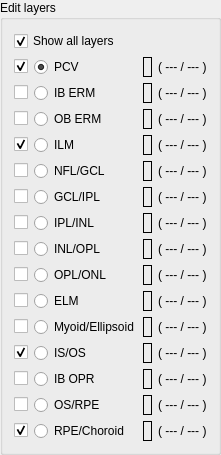
           <widget class="QGroupBox" name="editLayerGBox">
            <property name="enabled">
             <bool>true</bool>
            </property>
            <property name="minimumSize">
             <size>
              <width>221</width>
              <height>311</height>
             </size>
            </property>
            <property name="maximumSize">
             <size>
              <width>221</width>
              <height>1000</height>
             </size>
            </property>
            <property name="title">
             <string>Edit layers</string>
            </property>
            <layout class="QGridLayout" name="gridLayout">
             <item row="0" column="0" colspan="4">
              <widget class="QCheckBox" name="allLayersCBox">
               <property name="text">
                <string>Show all layers</string>
               </property>
               <property name="checked">
                <bool>true</bool>
               </property>
              </widget>
             </item>
             <item row="9" column="3">
              <widget class="QLabel" name="opl_onlAnnotCountLabel">
               <property name="text">
                <string>( --- / --- )</string>
               </property>
              </widget>
             </item>
             <item row="11" column="0">
              <widget class="QCheckBox" name="mezLayerCBox">
               <property name="text">
                <string/>
               </property>
               <property name="checked">
                <bool>false</bool>
               </property>
              </widget>
             </item>
             <item row="7" column="3">
              <widget class="QLabel" name="ipl_inlAnnotCountLabel">
               <property name="text">
                <string>( --- / --- )</string>
               </property>
              </widget>
             </item>
             <item row="15" column="3">
              <widget class="QLabel" name="obrpeAnnotCountLabel">
               <property name="text">
                <string>( --- / --- )</string>
               </property>
              </widget>
             </item>
             <item row="6" column="0">
              <widget class="QCheckBox" name="gcl_iplLayerCBox">
               <property name="focusPolicy">
                <enum>Qt::NoFocus</enum>
               </property>
               <property name="text">
                <string/>
               </property>
               <property name="checked">
                <bool>false</bool>
               </property>
              </widget>
             </item>
             <item row="3" column="2">
              <widget class="QLabel" name="obermColorLabel">
               <property name="frameShape">
                <enum>QFrame::Box</enum>
               </property>
               <property name="text">
                <string/>
               </property>
              </widget>
             </item>
             <item row="11" column="3">
              <widget class="QLabel" name="mezAnnotCountLabel">
               <property name="text">
                <string>( --- / --- )</string>
               </property>
              </widget>
             </item>
             <item row="1" column="0">
              <widget class="QCheckBox" name="pcvLayerCBox">
               <property name="focusPolicy">
                <enum>Qt::NoFocus</enum>
               </property>
               <property name="text">
                <string/>
               </property>
               <property name="checked">
                <bool>true</bool>
               </property>
              </widget>
             </item>
             <item row="4" column="3">
              <widget class="QLabel" name="ilmAnnotCountLabel">
               <property name="text">
                <string>( --- / --- )</string>
               </property>
              </widget>
             </item>
             <item row="2" column="2">
              <widget class="QLabel" name="ibermColorLabel">
               <property name="frameShape">
                <enum>QFrame::Box</enum>
               </property>
               <property name="text">
                <string/>
               </property>
              </widget>
             </item>
             <item row="9" column="1">
              <widget class="QRadioButton" name="opl_onlLayerRButton">
               <property name="focusPolicy">
                <enum>Qt::NoFocus</enum>
               </property>
               <property name="text">
                <string>OPL/ONL</string>
               </property>
               <property name="checked">
                <bool>false</bool>
               </property>
              </widget>
             </item>
             <item row="11" column="1">
              <widget class="QRadioButton" name="mezLayerRButton">
               <property name="text">
                <string>Myoid/Ellipsoid</string>
               </property>
              </widget>
             </item>
             <item row="13" column="3">
              <widget class="QLabel" name="iboprAnnotCountLabel">
               <property name="text">
                <string>( --- / --- )</string>
               </property>
              </widget>
             </item>
             <item row="1" column="1">
              <widget class="QRadioButton" name="pcvLayerRButton">
               <property name="focusPolicy">
                <enum>Qt::NoFocus</enum>
               </property>
               <property name="text">
                <string>PCV</string>
               </property>
               <property name="checked">
                <bool>true</bool>
               </property>
              </widget>
             </item>
             <item row="8" column="3">
              <widget class="QLabel" name="inl_oplAnnotCountLabel">
               <property name="text">
                <string>( --- / --- )</string>
               </property>
              </widget>
             </item>
             <item row="12" column="0">
              <widget class="QCheckBox" name="iosLayerCBox">
               <property name="text">
                <string/>
               </property>
               <property name="checked">
                <bool>true</bool>
               </property>
              </widget>
             </item>
             <item row="1" column="2">
              <widget class="QLabel" name="pcvColorLabel">
               <property name="frameShape">
                <enum>QFrame::Box</enum>
               </property>
               <property name="text">
                <string/>
               </property>
              </widget>
             </item>
             <item row="7" column="1">
              <widget class="QRadioButton" name="ipl_inlLayerRButton">
               <property name="focusPolicy">
                <enum>Qt::NoFocus</enum>
               </property>
               <property name="text">
                <string>IPL/INL</string>
               </property>
               <property name="checked">
                <bool>false</bool>
               </property>
              </widget>
             </item>
             <item row="5" column="1">
              <widget class="QRadioButton" name="rnfl_gclLayerRButton">
               <property name="focusPolicy">
                <enum>Qt::NoFocus</enum>
               </property>
               <property name="text">
                <string>NFL/GCL</string>
               </property>
              </widget>
             </item>
             <item row="14" column="2">
              <widget class="QLabel" name="ibrpeColorLabel">
               <property name="frameShape">
                <enum>QFrame::Box</enum>
               </property>
               <property name="text">
                <string/>
               </property>
              </widget>
             </item>
             <item row="12" column="2">
              <widget class="QLabel" name="iosColorLabel">
               <property name="frameShape">
                <enum>QFrame::Box</enum>
               </property>
               <property name="text">
                <string/>
               </property>
              </widget>
             </item>
             <item row="15" column="1">
              <widget class="QRadioButton" name="obrpeLayerRButton">
               <property name="text">
                <string>RPE/Choroid</string>
               </property>
              </widget>
             </item>
             <item row="14" column="1">
              <widget class="QRadioButton" name="ibrpeLayerRButton">
               <property name="text">
                <string>OS/RPE</string>
               </property>
              </widget>
             </item>
             <item row="4" column="0">
              <widget class="QCheckBox" name="ilmLayerCBox">
               <property name="focusPolicy">
                <enum>Qt::NoFocus</enum>
               </property>
               <property name="text">
                <string/>
               </property>
               <property name="checked">
                <bool>true</bool>
               </property>
              </widget>
             </item>
             <item row="5" column="3">
              <widget class="QLabel" name="rnfl_gclAnnotCountLabel">
               <property name="text">
                <string>( --- / --- )</string>
               </property>
              </widget>
             </item>
             <item row="14" column="3">
              <widget class="QLabel" name="ibrpeAnnotCountLabel">
               <property name="text">
                <string>( --- / --- )</string>
               </property>
              </widget>
             </item>
             <item row="10" column="0">
              <widget class="QCheckBox" name="elmLayerCBox">
               <property name="text">
                <string/>
               </property>
               <property name="checked">
                <bool>false</bool>
               </property>
              </widget>
             </item>
             <item row="12" column="1">
              <widget class="QRadioButton" name="iosLayerRButton">
               <property name="text">
                <string>IS/OS</string>
               </property>
              </widget>
             </item>
             <item row="13" column="1">
              <widget class="QRadioButton" name="iboprLayerRButton">
               <property name="text">
                <string>IB OPR</string>
               </property>
              </widget>
             </item>
             <item row="6" column="3">
              <widget class="QLabel" name="gcl_iplAnnotCountLabel">
               <property name="text">
                <string>( --- / --- )</string>
               </property>
              </widget>
             </item>
             <item row="4" column="2">
              <widget class="QLabel" name="ilmColorLabel">
               <property name="frameShape">
                <enum>QFrame::Box</enum>
               </property>
               <property name="text">
                <string/>
               </property>
              </widget>
             </item>
             <item row="6" column="1">
              <widget class="QRadioButton" name="gcl_iplLayerRButton">
               <property name="focusPolicy">
                <enum>Qt::NoFocus</enum>
               </property>
               <property name="text">
                <string>GCL/IPL</string>
               </property>
              </widget>
             </item>
             <item row="5" column="2">
              <widget class="QLabel" name="rnfl_gclColorLabel">
               <property name="frameShape">
                <enum>QFrame::Box</enum>
               </property>
               <property name="text">
                <string/>
               </property>
              </widget>
             </item>
             <item row="10" column="3">
              <widget class="QLabel" name="elmAnnotCountLabel">
               <property name="text">
                <string>( --- / --- )</string>
               </property>
              </widget>
             </item>
             <item row="7" column="0">
              <widget class="QCheckBox" name="ipl_inlLayerCBox">
               <property name="focusPolicy">
                <enum>Qt::NoFocus</enum>
               </property>
               <property name="text">
                <string/>
               </property>
               <property name="checked">
                <bool>false</bool>
               </property>
              </widget>
             </item>
             <item row="2" column="0">
              <widget class="QCheckBox" name="ibermLayerCBox">
               <property name="focusPolicy">
                <enum>Qt::NoFocus</enum>
               </property>
               <property name="text">
                <string/>
               </property>
               <property name="checked">
                <bool>false</bool>
               </property>
              </widget>
             </item>
             <item row="10" column="2">
              <widget class="QLabel" name="elmColorLabel">
               <property name="frameShape">
                <enum>QFrame::Box</enum>
               </property>
               <property name="text">
                <string/>
               </property>
              </widget>
             </item>
             <item row="13" column="0">
              <widget class="QCheckBox" name="iboprLayerCBox">
               <property name="text">
                <string/>
               </property>
               <property name="checked">
                <bool>false</bool>
               </property>
              </widget>
             </item>
             <item row="3" column="1">
              <widget class="QRadioButton" name="obermLayerRButton">
               <property name="text">
                <string>OB ERM</string>
               </property>
              </widget>
             </item>
             <item row="3" column="0">
              <widget class="QCheckBox" name="obermLayerCBox">
               <property name="text">
                <string/>
               </property>
               <property name="checked">
                <bool>false</bool>
               </property>
              </widget>
             </item>
             <item row="10" column="1">
              <widget class="QRadioButton" name="elmLayerRButton">
               <property name="enabled">
                <bool>true</bool>
               </property>
               <property name="text">
                <string>ELM</string>
               </property>
               <property name="checked">
                <bool>false</bool>
               </property>
              </widget>
             </item>
             <item row="8" column="0">
              <widget class="QCheckBox" name="inl_oplLayerCBox">
               <property name="focusPolicy">
                <enum>Qt::NoFocus</enum>
               </property>
               <property name="text">
                <string/>
               </property>
               <property name="checked">
                <bool>false</bool>
               </property>
              </widget>
             </item>
             <item row="1" column="3">
              <widget class="QLabel" name="pcvAnnotCountLabel">
               <property name="text">
                <string>( --- / --- )</string>
               </property>
              </widget>
             </item>
             <item row="9" column="2">
              <widget class="QLabel" name="opl_onlColorLabel">
               <property name="frameShape">
                <enum>QFrame::Box</enum>
               </property>
               <property name="text">
                <string/>
               </property>
              </widget>
             </item>
             <item row="14" column="0">
              <widget class="QCheckBox" name="ibrpeLayerCBox">
               <property name="text">
                <string/>
               </property>
               <property name="checked">
                <bool>false</bool>
               </property>
              </widget>
             </item>
             <item row="7" column="2">
              <widget class="QLabel" name="ipl_inlColorLabel">
               <property name="frameShape">
                <enum>QFrame::Box</enum>
               </property>
               <property name="text">
                <string/>
               </property>
              </widget>
             </item>
             <item row="2" column="3">
              <widget class="QLabel" name="ibermAnnotCountLabel">
               <property name="text">
                <string>( --- / --- )</string>
               </property>
              </widget>
             </item>
             <item row="12" column="3">
              <widget class="QLabel" name="iosAnnotCountLabel">
               <property name="text">
                <string>( --- / --- )</string>
               </property>
              </widget>
             </item>
             <item row="15" column="0">
              <widget class="QCheckBox" name="obrpeLayerCBox">
               <property name="text">
                <string/>
               </property>
               <property name="checked">
                <bool>true</bool>
               </property>
              </widget>
             </item>
             <item row="15" column="2">
              <widget class="QLabel" name="obrpeColorLabel">
               <property name="frameShape">
                <enum>QFrame::Box</enum>
               </property>
               <property name="text">
                <string/>
               </property>
              </widget>
             </item>
             <item row="3" column="3">
              <widget class="QLabel" name="obermAnnotCountLabel">
               <property name="text">
                <string>( --- / --- )</string>
               </property>
              </widget>
             </item>
             <item row="9" column="0">
              <widget class="QCheckBox" name="opl_onlLayerCBox">
               <property name="focusPolicy">
                <enum>Qt::NoFocus</enum>
               </property>
               <property name="text">
                <string/>
               </property>
               <property name="checked">
                <bool>false</bool>
               </property>
              </widget>
             </item>
             <item row="8" column="2">
              <widget class="QLabel" name="inl_oplColorLabel">
               <property name="frameShape">
                <enum>QFrame::Box</enum>
               </property>
               <property name="text">
                <string/>
               </property>
              </widget>
             </item>
             <item row="4" column="1">
              <widget class="QRadioButton" name="ilmLayerRButton">
               <property name="focusPolicy">
                <enum>Qt::NoFocus</enum>
               </property>
               <property name="text">
                <string>ILM</string>
               </property>
              </widget>
             </item>
             <item row="6" column="2">
              <widget class="QLabel" name="gcl_iplColorLabel">
               <property name="frameShape">
                <enum>QFrame::Box</enum>
               </property>
               <property name="text">
                <string/>
               </property>
              </widget>
             </item>
             <item row="5" column="0">
              <widget class="QCheckBox" name="rnfl_gclLayerCBox">
               <property name="focusPolicy">
                <enum>Qt::NoFocus</enum>
               </property>
               <property name="text">
                <string/>
               </property>
               <property name="checked">
                <bool>false</bool>
               </property>
              </widget>
             </item>
             <item row="2" column="1">
              <widget class="QRadioButton" name="ibermLayerRButton">
               <property name="focusPolicy">
                <enum>Qt::NoFocus</enum>
               </property>
               <property name="text">
                <string>IB ERM</string>
               </property>
               <property name="checked">
                <bool>false</bool>
               </property>
              </widget>
             </item>
             <item row="8" column="1">
              <widget class="QRadioButton" name="inl_oplLayerRButton">
               <property name="focusPolicy">
                <enum>Qt::NoFocus</enum>
               </property>
               <property name="text">
                <string>INL/OPL</string>
               </property>
               <property name="checked">
                <bool>false</bool>
               </property>
              </widget>
             </item>
             <item row="11" column="2">
              <widget class="QLabel" name="mezColorLabel">
               <property name="frameShape">
                <enum>QFrame::Box</enum>
               </property>
               <property name="text">
                <string/>
               </property>
              </widget>
             </item>
             <item row="13" column="2">
              <widget class="QLabel" name="iboprColorLabel">
               <property name="frameShape">
                <enum>QFrame::Box</enum>
               </property>
               <property name="text">
                <string/>
               </property>
              </widget>
             </item>
            </layout>
           </widget>
